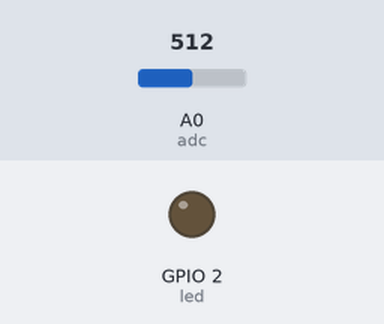
Bench run of a program on a simulated ESP8266 board running MicroPython. Shown: output pins drawn as LEDs (lit = HIGH, except the on-board LED, lit = LOW). Inputs (shaded band) come from the test bench; at power-on: A0 (adc) = 512 (analog values on the 0–1023 scale). The clock reads 2024-03-15 10:24:30 at power-on unless the program sets it; what the program prints to the serial console is not drawn.

Above: at 0.1 s.
Timing chart, 0 to 1.6 s (numbered marks = the images above):
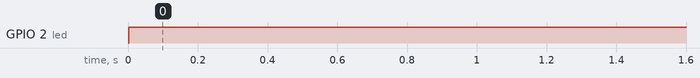

Measured:
- by itself, GPIO 2 (led): LOW → HIGH at 0.00 s

The program:

TMP36_logger.py
```python
#temperature logger based on TMP36 sensor and ESP8266

from machine import ADC
from machine import Pin
import time
adc = ADC(0) #set up AD converter to pin A0
led = Pin(2, Pin.OUT) #set up built-in LED (pin 2); initial state: on
led.value(not led.value()) #turn the LED off

def getTemp():
    '''convert the voltage read from the TMP36 sensor to temperature in Celsius
    reference voltage 3.3V, sensor offset 500mV, 10bit ADC therefore 1024 values in total
    '''
    temp = (((adc.read()*3.3)/(1023))-0.5)*100
    return temp

timestamp = time.localtime() #get the initial time

maxTemp = getTemp() #initiate maxTemp value
maxTime = timestamp #initiate maxTime value
minTemp = getTemp() #initiate minTemp value
minTime = timestamp #initiate minTime value

while True:
    led.value(not led.value()) #turn the LED on

    celsius_temp = getTemp() #get the current temperature

    if celsius_temp > maxTemp: #if the current temperature is higher than maxTemp
        maxTemp = celsius_temp #update maxTemp
        maxTime = time.localtime() #register at what time the new maximum occured
    elif celsius_temp < minTemp: #as above for the minimum
        minTemp = celsius_temp
        minTime = time.localtime()


    print('\ncurrent temperature: {:.2f}°C\nmaximum temperature: {:.2f}°C @ {:02d}:{:02d}:{:02d}\nminimum temperature: {:.2f}°C @ {:02d}:{:02d}:{:02d}'.format
        (celsius_temp, maxTemp, maxTime[3], maxTime[4], maxTime[5], minTemp, minTime[3], minTime[4], minTime[5]))
        #print the current temperature and the maximum and minimum with their time stamps

    led.value(not led.value()) #turn the LED off


    time.sleep(10) #wait 10 seconds
```
